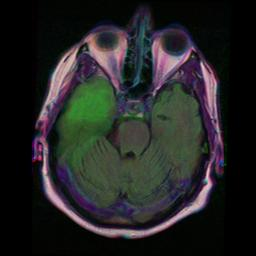
#> input picture data/img_dir/visualize/image_3731.jpg, 256 x 256 px, found by its file name
$ python img_compare.py
#> lines starting #> are read from the running program, lines starting #| are printed output that depends on the picture; after the words box and inside, x2 and y2 are one past the last pixel; in counts of white or black regions, pixels touching at a corner belong together
from PIL import Image, ImageChops
import numpy as np


def convert_to_binary(image, threshold=128):
    """Convert an image to a binary (black and white) image."""
    # Convert the image to grayscale
    gray_image = image.convert("L")
    # Apply threshold
    binary_image = gray_image.point(lambda x: 255 if x > threshold else 0, "1")
    return binary_image


def compare_images(image1, image2):
    """Compare two binary images and show the difference."""
    # Ensure the images are the same size
    if image1.size == image2.size:
        diff = ImageChops.difference(image1, image2)
        result = Image.new("RGB", image1.size, (0, 0, 0))
        for x in range(diff.size[0]):
            for y in range(diff.size[1]):
                if diff.getpixel((x, y)) != 0:
                    result.putpixel((x, y), (255, 0, 0))
                else:
                    g = image1.getpixel((x, y))
                    result.putpixel((x, y), (g, g, g))
        result.show()
    else:
        print("Images have different sizes and cannot be compared.")


# Load the original binary image
img_dir = "./data/img_dir/visualize/"
img_name_1 = "image_3731.jpg"
img_name_2 = "output_3731.jpg"
img_name_3 = "image_3731.png"
img_full_name_1 = img_dir + img_name_1  # original
img_full_name_2 = img_dir + img_name_2  # prediction
img_full_name_3 = img_dir + img_name_3  # ground truth

img1 = Image.open(img_full_name_1)
#> img1 is the input picture: PIL image 256x256 RGB; mean R, G, B 36.2, 36.7, 36.1
img2 = Image.open(img_full_name_2)
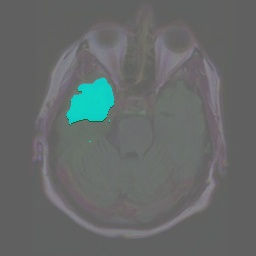
#> input picture data/img_dir/visualize/output_3731.jpg, 256 x 256 px, found by its file name
#> img2 is the input picture: PIL image 256x256 RGB; mean R, G, B 101.3, 105.6, 105.3
img3 = Image.open(img_full_name_3)

# Convert the second image to binary
img2 = convert_to_binary(img2, threshold=142)  # For the prediction image 135 threshold
#> in convert_to_binary, `gray_image = image.convert("L")`:
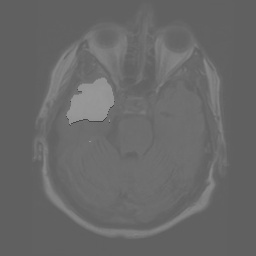
#> gray_image: PIL image 256x256 L; min 63, max 153, mean 104.3
#> in convert_to_binary, `binary_image = gray_image.point(lambda x: 255 if x > threshold else 0,..`:
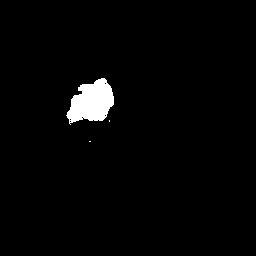
#> binary_image: PIL image 256x256 1; 2.2% white; 3 white regions (2 under 20 px), largest, box (x1, y1, x2, y2) and area: (66, 78, 114, 125) 1452
# ia s good choice
img2.show()
img3.show()

img1 = convert_to_binary(img1, threshold=128)  # Adjust the threshold as needed
#> call 2 of convert_to_binary, with threshold = 128
#> in convert_to_binary (call 2), `gray_image = image.convert("L")`:
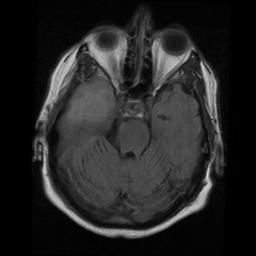
#> gray_image: PIL image 256x256 L; min 0, max 214, mean 36.5
#> in convert_to_binary (call 2), `binary_image = gray_image.point(lambda x: 255 if x > threshold else 0,..`:
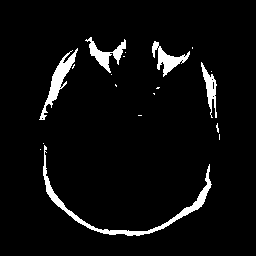
#> binary_image: PIL image 256x256 1; 4.8% white; 19 white regions (14 under 20 px), largest, box (x1, y1, x2, y2) and area: (43, 145, 212, 236) 1175, (39, 48, 78, 120) 651, (85, 37, 126, 73) 467, (152, 41, 190, 77) 466, (201, 62, 217, 118) 349
# Compare the two binary images
#> (the run stopped early here; a loop or call above may not have finished)
